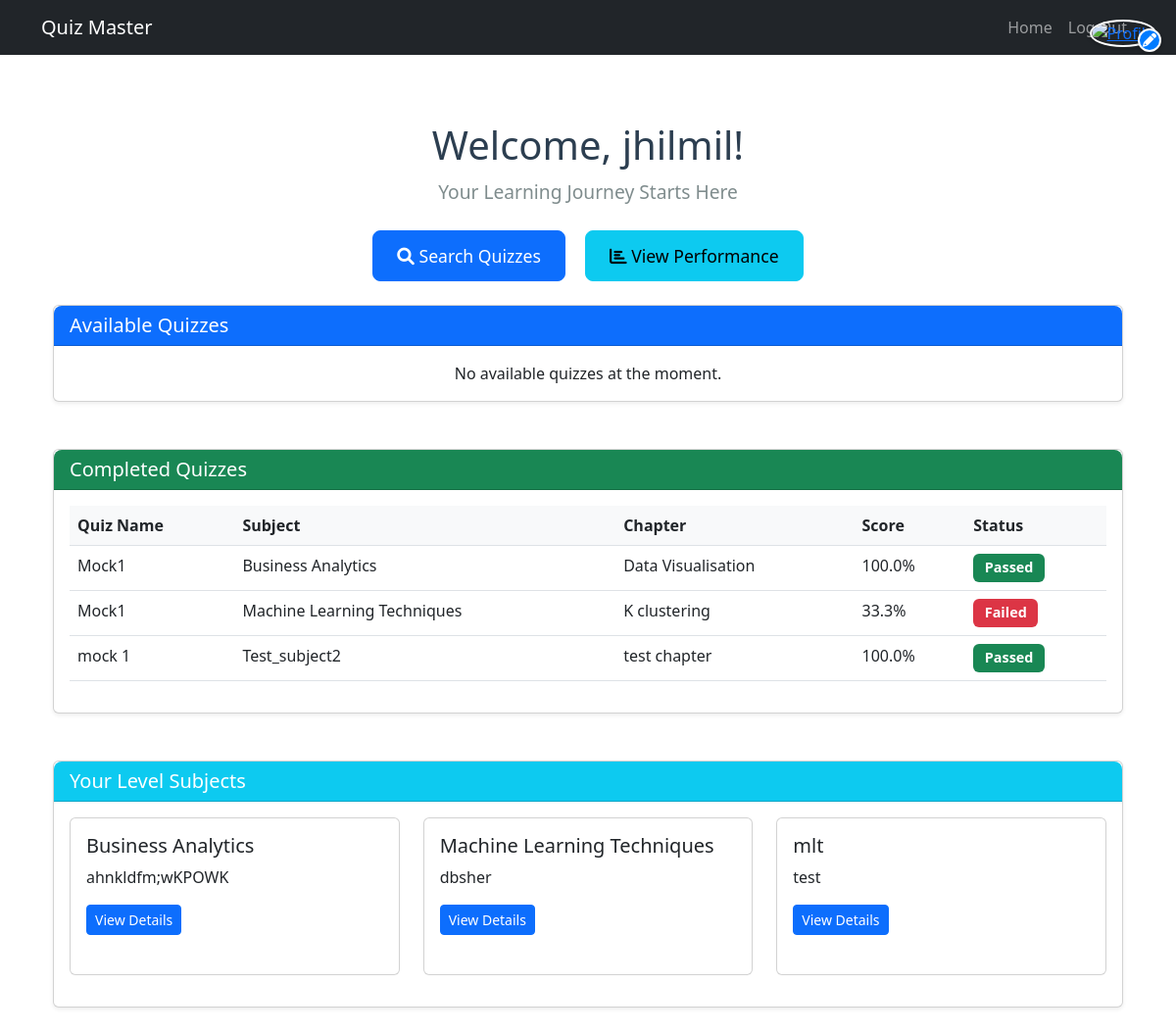
Page /student/ (signed in) on the committed database.
### model.py (models this page shows)
class Users(db.Model):
    __tablename__='users'
    id=db.Column(db.Integer,primary_key=True,autoincrement=True)
    name=db.Column(db.String)
    email = db.Column(db.String, unique=True, nullable=False)
    password=db.Column(db.String)
    level=db.Column(db.String)
    dob=db.Column(db.String)
    user_type=db.Column(db.String)
    phone_no=db.Column(db.String)
    quizzes = db.relationship('Quiz', secondary=user_quiz_association, back_populates="users")

class Quiz(db.Model):
    __tablename__='quiz'
    id = db.Column(db.Integer, primary_key=True)
    name = db.Column(db.String(100), nullable=False)
    chapter_id = db.Column(db.Integer, db.ForeignKey('chapter.id'), nullable=False)
    total_questions = db.Column(db.Integer, nullable=False)  # Make sure this exists
    duration = db.Column(db.Integer, nullable=False)
    pass_percentage = db.Column(db.Integer, nullable=False)
    description = db.Column(db.Text, nullable=True)
    subject_id = db.Column(db.Integer, db.ForeignKey('subject.id'), nullable=False)
    users = db.relationship('Users', secondary=user_quiz_association, back_populates="quizzes")
    subject = db.relationship('Subject', foreign_keys=[subject_id], backref=db.backref('quizzes', lazy=True))

class Subject(db.Model):
    __tablename__='subject'
    id=db.Column(db.Integer,primary_key=True,autoincrement=True)
    name = db.Column(db.String, unique=True, nullable=False)
    level = db.Column(db.String, nullable=False)
    description=db.Column(db.String)
    additional_details=db.Column(db.String)

class Chapter(db.Model):
    __tablename__='chapter'
    id=db.Column(db.Integer,primary_key=True,autoincrement=True)
    subject_id = db.Column(db.Integer, db.ForeignKey('subject.id'), nullable=False)
    name = db.Column(db.String, unique=True, nullable=False)
    description=db.Column(db.String)
    additional_details=db.Column(db.String)
    subject = db.relationship('Subject', backref=db.backref('chapters', cascade="all, delete-orphan"))
    quizzes = db.relationship('Quiz', backref='chapter', cascade="all, delete-orphan")

### app.py (the view)
@app.route('/student/')
@auth_req
def student():
    if 'user_name' in session and session['user_type']=='student':
        user = Users.query.get(session['user_id'])
        all_quizzes = Quiz.query.all()
        completed_quizzes = []
        for quiz in user.quizzes:
            association = db.session.query(user_quiz_association).filter_by(
                user_id=user.id,
                quiz_id=quiz.id
            ).first()
            if association:
                quiz.score = association.score
                quiz.status = association.status
                completed_quizzes.append(quiz)
        available_quizzes = [quiz for quiz in all_quizzes if quiz not in completed_quizzes]
        level_subjects = Subject.query.filter_by(level=user.level).all()
        return render_template("student_dashboard.html",
                             name=session['user_name'],
                             available_quizzes=available_quizzes,
                             completed_quizzes=completed_quizzes,
                             level_subjects=level_subjects)
    return redirect(url_for('login'))

### app.py (called while the page is built)
def auth_req(f):
    @wraps(f)
    def inner(*args, **kwargs):
        if 'user_id' not in session:
            flash('You need to login first', 'danger')
            return redirect(url_for('login'))
        return f(*args, **kwargs)
    return inner

### templates/student_dashboard.html (shortened to what this page needs)
{%extends 'dashboard_layout.html'%}
{%block content%}
<div class="container-fluid py-4">
    <div class="profile-container">
        <a href="{{ url_for('edit_profile') }}" class="profile-link">
            <img src="{{ url_for('static', filename='images/profile.png') }}" alt="Profile" class="profile-picture">
            <div class="edit-overlay">
                <i class="fas fa-pencil-alt"></i>
            </div>
        </a>
    </div>
    <div class="welcome-section text-center mb-4">
        <h1>Welcome, {{ name }}!</h1>
        <p class="lead">Your Learning Journey Starts Here</p>
    </div>
    <div class="row justify-content-center mb-4">
        <div class="col-md-6 text-center">
            <a href="{{ url_for('student_search') }}" class="btn btn-primary btn-lg me-3">
                <i class="fas fa-search"></i> Search Quizzes
            </a>
            <a href="{{ url_for('student_summary') }}" class="btn btn-info btn-lg">
                <i class="fas fa-chart-bar"></i> View Performance
            </a>
        </div>
    </div>
    <div class="row mb-4">
        <div class="col-12">
            <div class="card shadow-sm">
                <div class="card-header bg-primary text-white">
                    <h5 class="card-title mb-0">Available Quizzes</h5>
                </div>
                <div class="card-body">
                    {% if available_quizzes %}
                    <div class="table-responsive">
                        <table class="table table-hover">
                            <thead>
                                <tr>
                                    <th>Quiz Name</th>
                                    <th>Subject</th>
                                    <th>Chapter</th>
                                    <th>Duration</th>
                                    <th>Questions</th>
                                    <th>Action</th>
                                </tr>
                            </thead>
                            <tbody>
                                {% for quiz in available_quizzes %}
                                <tr>
                                    <td>{{ quiz.name }}</td>
                                    <td>{{ quiz.chapter.subject.name }}</td>
                                    <td>{{ quiz.chapter.name }}</td>
                                    <td>{{ quiz.duration }} minutes</td>
                                    <td>{{ quiz.total_questions }}</td>
                                    <td>
                                        <a href="{{ url_for('take_quiz', subject_id=quiz.subject_id, chapter_id=quiz.chapter_id, quiz_id=quiz.id) }}"
                                           class="btn btn-success btn-sm">
                                            Take Quiz
                                        </a>
                                    </td>
                                </tr>
                                {% endfor %}
                            </tbody>
                        </table>
                    </div>
                    {% else %}
                    <p class="text-center mb-0">No available quizzes at the moment.</p>
                    {% endif %}
                </div>
            </div>
        </div>
    </div>
    <div class="row mb-4">
        <div class="col-12">
            <div class="card shadow-sm">
                <div class="card-header bg-success text-white">
                    <h5 class="card-title mb-0">Completed Quizzes</h5>
                </div>
                <div class="card-body">
                    {% if completed_quizzes %}
                    <div class="table-responsive">
                        <table class="table table-hover">
                            <thead>
                                <tr>
                                    <th>Quiz Name</th>
                                    <th>Subject</th>
                                    <th>Chapter</th>
                                    <th>Score</th>
                                    <th>Status</th>
                                </tr>
                            </thead>
                            <tbody>
                                {% for quiz in completed_quizzes %}
                                <tr>
                                    <td>{{ quiz.name }}</td>
                                    <td>{{ quiz.chapter.subject.name }}</td>
                                    <td>{{ quiz.chapter.name }}</td>
                                    <td>{{ "%.1f"|format(quiz.score) }}%</td>
                                    <td>
                                        <span class="badge {% if quiz.status == 'Passed' %}bg-success{% else %}bg-danger{% endif %}">
                                            {{ quiz.status }}
                                        </span>
                                    </td>
                                </tr>
                                {% endfor %}
                            </tbody>
                        </table>
                    </div>
                    {% else %}
                    <p class="text-center mb-0">You haven't completed any quizzes yet.</p>
                    {% endif %}
                </div>
            </div>
        </div>
    </div>
    <div class="row">
        <div class="col-12">
            <div class="card shadow-sm">
                <div class="card-header bg-info text-white">
                    <h5 class="card-title mb-0">Your Level Subjects</h5>
                </div>
                <div class="card-body">
                    {% if level_subjects %}
                    <div class="row">
                        {% for subject in level_subjects %}
                        <div class="col-md-4 mb-3">
                            <div class="card h-100">
                                <div class="card-body">
                                    <h5 class="card-title">{{ subject.name }}</h5>
                                    <p class="card-text">{{ subject.description }}</p>
                                    <a href="{{ url_for('show_subject', subject_id=subject.id) }}" class="btn btn-primary btn-sm">
                                        View Details
                                    </a>
                                </div>
                            </div>
                        </div>
                        {% endfor %}
                    </div>
                    {% else %}
                    <p class="text-center mb-0">No subjects available for your level.</p>
                    {% endif %}
                </div>
            </div>
        </div>
    </div>
</div>
{%endblock%}

### templates/student_dashboard.html (style rules this page uses)
.profile-container { position: fixed; top: 20px; right: 20px; z-index: 1000; }
.profile-link { position: relative; display: block; }
.profile-picture { width: 50px; height: 50px; border-radius: 50%; object-fit: cover; border: 2px solid #fff; box-shadow: 0 2px 4px rgba(0,0,0,0.2); transition: transform 0.2s; }
.edit-overlay { position: absolute; bottom: -5px; right: -5px; background: #007bff; color: white; width: 24px; height: 24px; border-radius: 50%; display: flex; align-items: center; justify-content: center; font-size: 14px; border: 2px solid white; box-shadow: 0 2px 4px rgba(0,0,0,0.2); transition: all 0.2s; }
.welcome-section { margin-top: 20px; }
.welcome-section h1 { color: #2c3e50; font-size: 2.5rem; margin-bottom: 10px; }
.welcome-section .lead { color: #7f8c8d; font-size: 1.2rem; }
.card { margin-bottom: 1.5rem; }
.card-header { border-radius: 0.5rem 0.5rem 0 0 !important; }
.badge { font-size: 0.9rem; padding: 0.5em 0.8em; }
.table th { background-color: #f8f9fa; }
.btn-lg { padding: 0.75rem 1.5rem; font-size: 1.1rem; }

### rows in the picture
Users: name "jhilmil"
Quiz: name "Mock1", chapter.subject.name "Business Analytics", chapter.name "Data Visualisation", score "100.0", status "Passed"
Quiz: name "Mock1", chapter.subject.name "Machine Learning Techniques", chapter.name "K clustering", score "33.3", status "Failed"
Quiz: name "mock 1", chapter.subject.name "Test_subject2", chapter.name "test chapter", score "100.0", status "Passed"
Subject: name "Business Analytics", description "ahnkldfm;wKPOWK"
Subject: name "Machine Learning Techniques", description "dbsher"
Subject: name "mlt", description "test"
